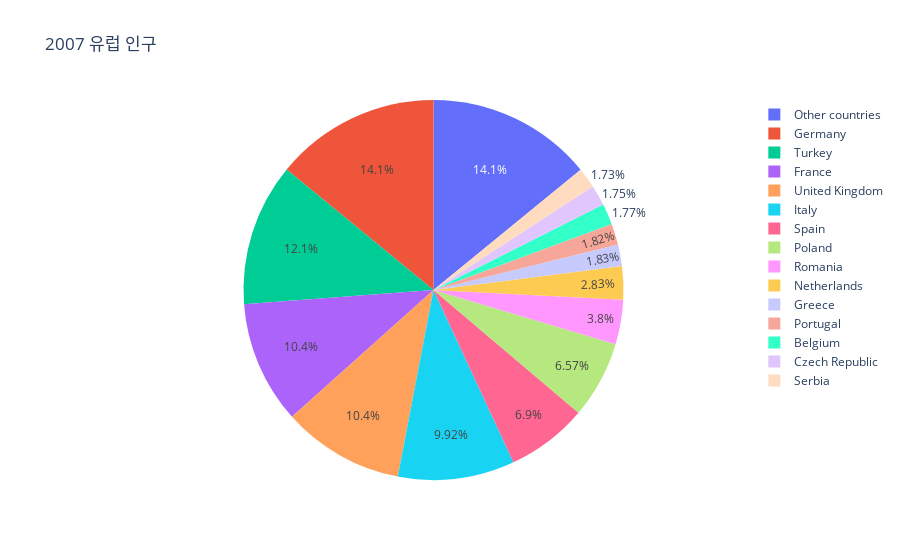

Notebook cell for this chart:
### Code cell
#여러 조건을 추가하는 법 : 쿼리 사용
df2.query("1972 <= year <= 1987 and pop >= 10000000",inplace=True) #이런식으로 조건을 던져줄 수 있다. 단, 문자열로 적어줘야한다. 여러번 마스킹을 하기보다 더 간단하다.
print(df2)
df3 = px.data.gapminder()
df3.query("year == 2007 and continent == 'Europe'",inplace=True) #또한 쿼리를 작성할 때 따옴표 주의하자, 따옴표가 붙어있을 때 다른 따옴표여야한다.
df3.loc[df3['pop']<10000000,'country'] = "Other countries" #마스킹하고 변환
fig = px.pie(df3,names='country',values='pop',title="2007 유럽 인구")
fig.show()

### Figure 1 — Plotly figure (JSON) as saved in the notebook; plotly's stock layout.template omitted (floating-point values rounded to 4 significant figures)
{"data": [{"domain": {"x": [0, 1], "y": [0, 1]}, "hovertemplate": "country=%{label}<br>pop=%{value}<extra></extra>", "labels": ["Other countries", "Other countries", "Belgium", "Other countries", "Other countries", "Other countries", "Czech Republic", "Other countries", "Other countries", "France", "Germany", "Greece", "Other countries", "Other countries", "Other countries", "Italy", "Other countries", "Netherlands", "Other countries", "Poland", "Portugal", "Romania", "Serbia", "Other countries", "Other countries", "Spain", "Other countries", "Other countries", "Turkey", "United Kingdom"], "legendgroup": "", "name": "", "showlegend": true, "type": "pie", "values": [3600523, 8199783, 10392226, 4552198, 7322858, 4493312, 10228744, 5468120, 5238460, 61083916, 82400996, 10706290, 9956108, 301931, 4109086, 58147733, 684736, 16570613, 4627926, 38518241, 10642836, 22276056, 10150265, 5447502, 2009245, 40448191, 9031088, 7554661, 71158647, 60776238]}], "layout": {"legend": {"tracegroupgap": 0}, "title": {"text": "2007 유럽 인구"}}}
